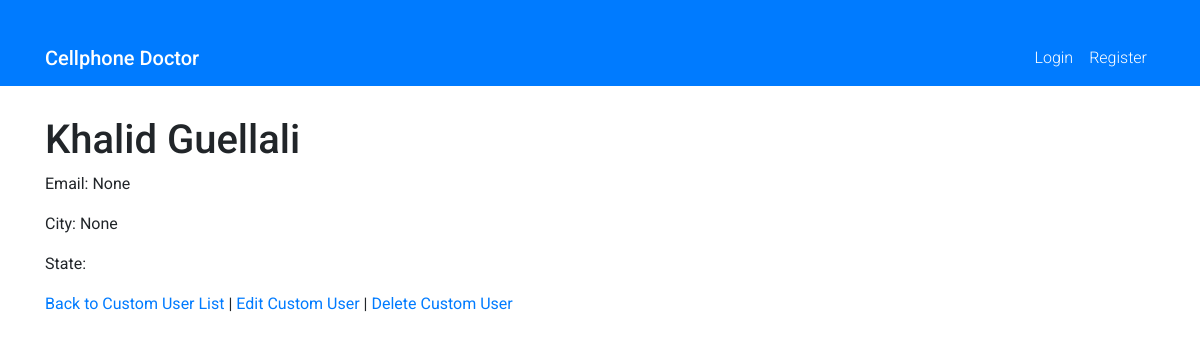
The app's page /users/users_detail/1/, older data.
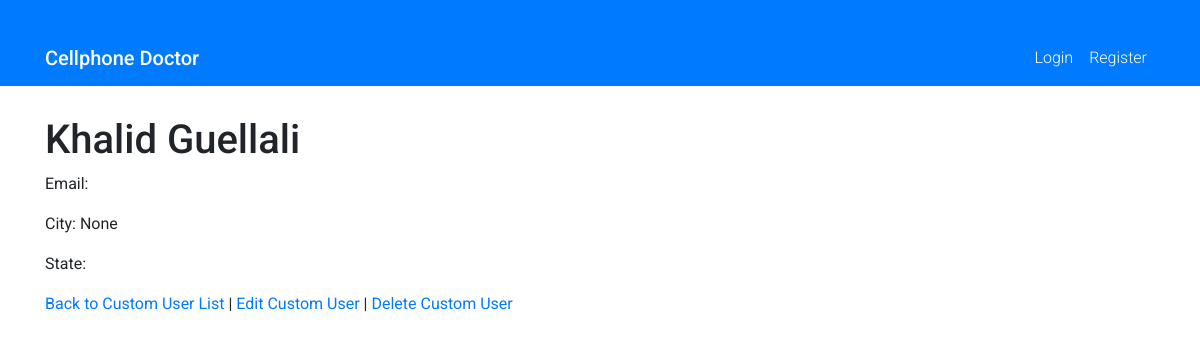
The same page, newer data.
### users/models.py (models this page shows, shortened)
class CustomUser(AbstractUser):
    phone_regex = RegexValidator(
        regex=r"^\d{10,15}$",
        message=_("Phone number must be entered in the format:\
                  '9999999999'. Up to 15 digits allowed.")
    )
    phoneNumber = models.CharField(
        validators=[phone_regex, validate_phone_number],
        max_length=15,
        unique=True  # Remove unique=True
    )
    first_name = models.CharField(max_length=30)
    last_name = models.CharField(max_length=30)
    is_active = models.BooleanField(default=True)
    is_staff = models.BooleanField(default=False)
    is_superuser = models.BooleanField(default=False)
    email = models.EmailField(max_length=250, blank=True, null=True)
    address = models.CharField(max_length=100, blank=True, null=True)
    city = models.CharField(max_length=50, blank=True, null=True)
    state = models.CharField(max_length=50, blank=True, choices=STATE_CHOICES)
    zipcode = models.CharField(max_length=50, blank=True, null=True)
    service_provider = models.CharField(
        max_length=50,
        choices=SERVICE_PROVIDER_CHOICES,
        default='Unknown'
    )
    accept_devices_trade_in = models.BooleanField(default=True)
    accept_devices_buy = models.BooleanField(default=True)
    accept_devices_sell = models.BooleanField(default=True)
    accept_device_repair = models.BooleanField(default=True)
    accept_purchase = models.BooleanField(default=True)
    blacklisted = models.BooleanField(default=False)
    blacklisted_reason = models.CharField(
        max_length=100, default="", blank=True, null=True)
    photo = models.ImageField(
        upload_to='users/profile_pics', blank=True, null=True)
    notes = models.TextField(max_length=500, blank=True, default="")
    bio = models.TextField(max_length=500, blank=True, default="")
    created_at = models.DateTimeField(auto_now_add=True)
    updated_at = models.DateTimeField(auto_now=True)
    objects = CustomUserManager()
    USERNAME_FIELD = 'phoneNumber'

### users/views.py (the view)
# urls.py: path('users_detail/<int:pk>/', CustomUserDetailView.as_view(),
class CustomUserDetailView(DetailView):
    model = CustomUser
    template_name = 'users/customuser_detail.html'
    context_object_name = 'customuser'
    def get_context_data(self, **kwargs):
        context = super().get_context_data(**kwargs)
        return context

### users/templates/users/customuser_detail.html
{% extends 'base.html' %}
{% block content %}
  <h1>{{ customuser.first_name }} {{ customuser.last_name }}</h1>
  <p>Email: {{ customuser.email }}</p>
  <p>City: {{ customuser.city }}</p>
  <p>State: {{ customuser.state }}</p>
  <a href="{% url 'users_list' %}">Back to Custom User List</a> |
  <a href="{% url 'users_update' customuser.pk %}">Edit Custom User</a> |
  <a href="{% url 'users_delete' customuser.pk %}">Delete Custom User</a>
{% endblock %}

Row changes from the older to the newer data that the page shows:
changed CustomUser "Khalid": email "None" → (not shown)
